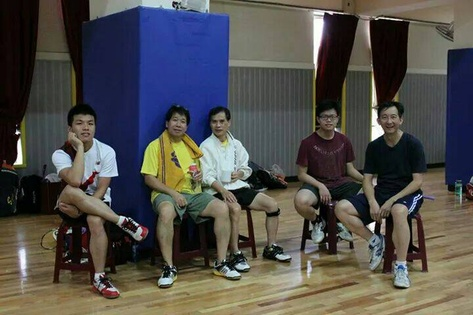
#> input picture src/images_face/teammates.jpg, 473 x 315 px, shrunk from 720 x 480 before the run
$ jupyter execute '12_01_臉部偵測_opencv.ipynb'
#> lines starting #> are read from the running program, lines starting #| are printed output that depends on the picture; after the words box and inside, x2 and y2 are one past the last pixel; in counts of white or black regions, pixels touching at a corner belong together
# 臉部偵測(Face Detection)

## 載入相關套件

[cell 1]
# 載入相關套件
import cv2
from cv2 import CascadeClassifier
from cv2 import rectangle
import matplotlib.pyplot as plt
from cv2 import imread

## 載入級聯分類器(face cascade file)

[cell 2]
# 載入臉部級聯分類器(face cascade file)
face_cascade = './cascade_files/haarcascade_frontalface_alt.xml'
classifier = cv2.CascadeClassifier(face_cascade)

## 載入圖檔

[cell 3]
# 載入圖檔
image_file = "../images_face/teammates.jpg"
image = imread(image_file)
#> image is the input picture: shape (315, 473, 3); mean B, G, R 75, 78.2, 80.2

# OpenCV 預設為 BGR 色系，轉為 RGB 色系
im_rgb = cv2.cvtColor(image, cv2.COLOR_BGR2RGB)

# 顯示圖像
plt.imshow(im_rgb)
plt.axis('off')
plt.show()

## 偵測臉部並顯示圖像

[cell 4]
# 偵測臉部
bboxes = classifier.detectMultiScale(image)
#> bboxes = [[377, 107, 25, 25], [317, 108, 24, 24], [167, 112, 23, 23], [207, 112, 25, 25], [72, 112, 28, 28], [28, 46, 56, 56]]
# 臉部加框
for box in bboxes:
    # 取得框的座標及寬高
    x, y, width, height = box
    x2, y2 = x + width, y + height
    # 加白色框
    rectangle(im_rgb, (x, y), (x2, y2), (255,255,255), 2)
#> this loop made 6 passes
#> (x, y, width, height, x2, y2) on passes 1 to 6: (377, 107, 25, 25, 402, 132), (317, 108, 24, 24, 341, 132), (167, 112, 23, 23, 190, 135), (207, 112, 25, 25, 232, 137), (72, 112, 28, 28, 100, 140), (28, 46, 56, 56, 84, 102)
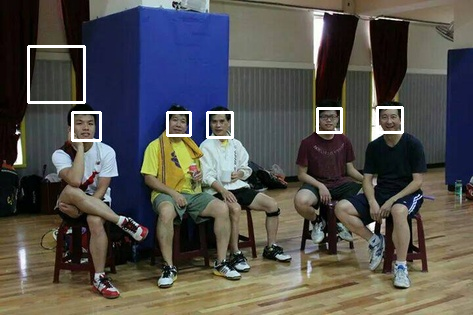
#> im_rgb: shape (315, 473, 3); mean R, G, B 83.1, 81, 77.9

# 顯示圖像
plt.imshow(im_rgb)
plt.axis('off')
plt.show()

## 載入另一圖檔

[cell 5]
# 載入圖檔
image_file = "../images_face/classmates.jpg"
image = imread(image_file)
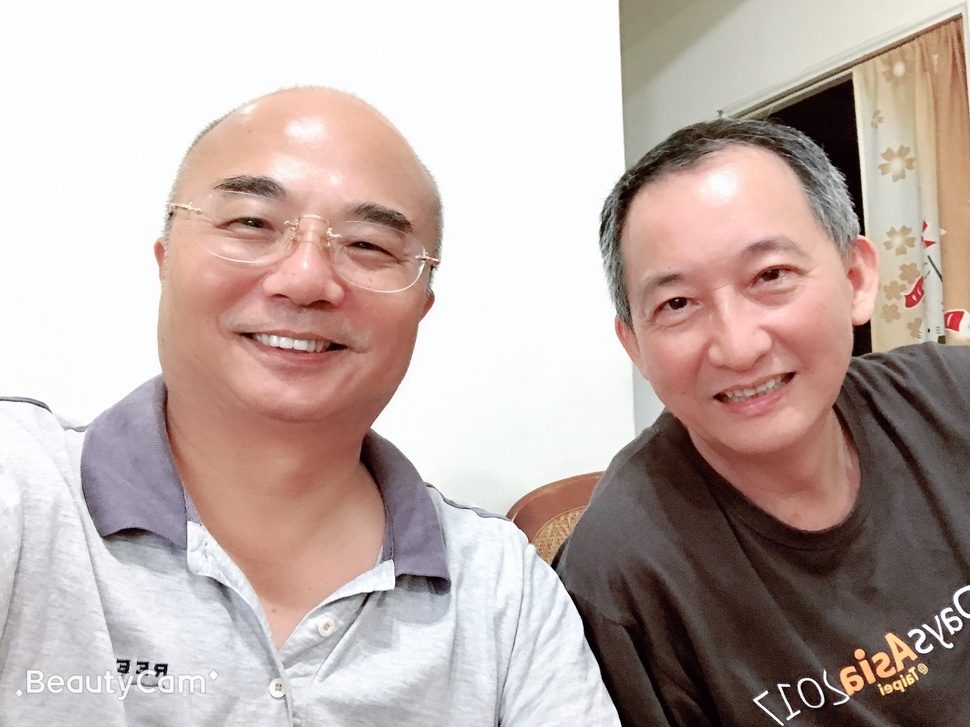
#> input picture src/images_face/classmates.jpg, 970 x 727 px, shrunk from 1478 x 1108 before the run
#> image is the input picture: shape (727, 970, 3); mean B, G, R 169, 174.1, 190.6

# OpenCV 預設為 BGR 色系，轉為 RGB 色系
im_rgb = cv2.cvtColor(image, cv2.COLOR_BGR2RGB)
#> im_rgb: shape (727, 970, 3)

# 顯示圖像
plt.imshow(im_rgb)
plt.axis('off')
plt.show()

## 偵測臉部並顯示圖像

[cell 6]
# 偵測臉部
bboxes = classifier.detectMultiScale(image)
#> bboxes = [[582, 179, 282, 282], [167, 124, 284, 284]]
# 臉部加框
for box in bboxes:
    # 取得框的座標及寬高
    x, y, width, height = box
    x2, y2 = x + width, y + height
    # 加紅色框
    rectangle(im_rgb, (x, y), (x2, y2), (255,0,0), 5)
#> this loop made 2 passes
#> (x, y, width, height, x2, y2) on passes 1 to 2: (582, 179, 282, 282, 864, 461), (167, 124, 284, 284, 451, 408)
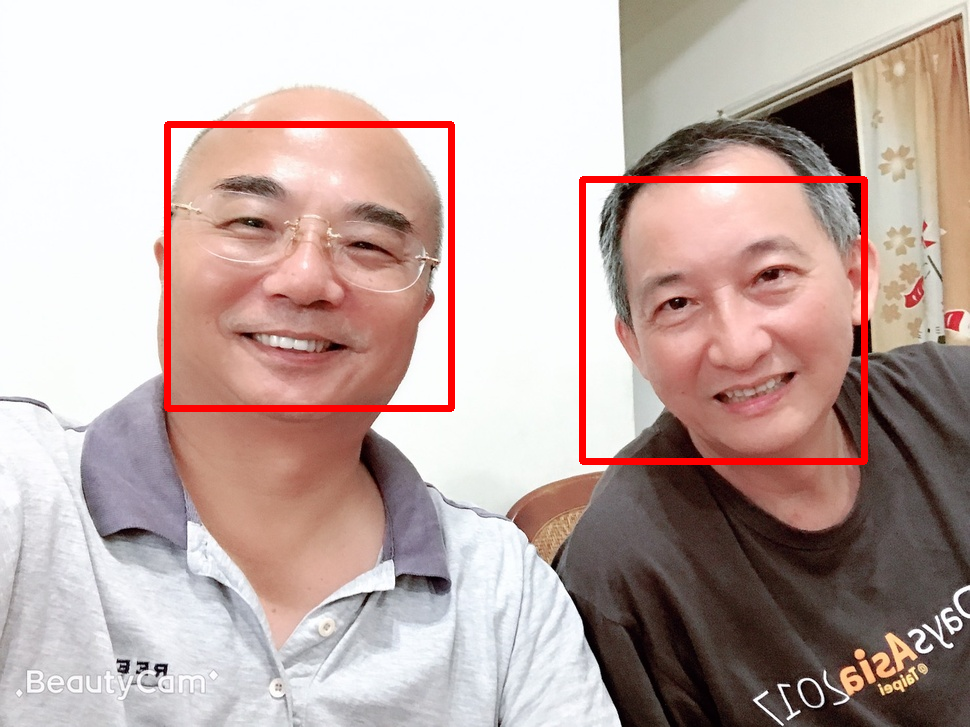
#> im_rgb: shape (727, 970, 3); mean R, G, B 191.9, 170.1, 165.2

# 顯示圖像
plt.imshow(im_rgb)
plt.axis('off')
plt.show()

## 載入眼睛及微笑級聯分類器

[cell 7]
# 載入眼睛級聯分類器(eye cascade file)
eye_cascade = './cascade_files/haarcascade_eye_tree_eyeglasses.xml'
classifier = cv2.CascadeClassifier(eye_cascade)

# 載入微笑級聯分類器(smile cascade file)
smile_cascade = './cascade_files/haarcascade_smile.xml'
smile_classifier = cv2.CascadeClassifier(smile_cascade)

## 偵測臉部並顯示圖像

[cell 8]
# 偵測臉部
bboxes = classifier.detectMultiScale(image)
#> bboxes = [[222, 193, 60, 60], [741, 244, 61, 61], [647, 278, 56, 56]]
# 臉部加框
for box in bboxes:
    # 取得框的座標及寬高
    x, y, width, height = box
    x2, y2 = x + width, y + height
    # 加白色框
    rectangle(im_rgb, (x, y), (x2, y2), (255,0,0), 5)
#> this loop made 3 passes
#> (x, y, width, height, x2, y2) on passes 1 to 3: (222, 193, 60, 60, 282, 253), (741, 244, 61, 61, 802, 305), (647, 278, 56, 56, 703, 334)
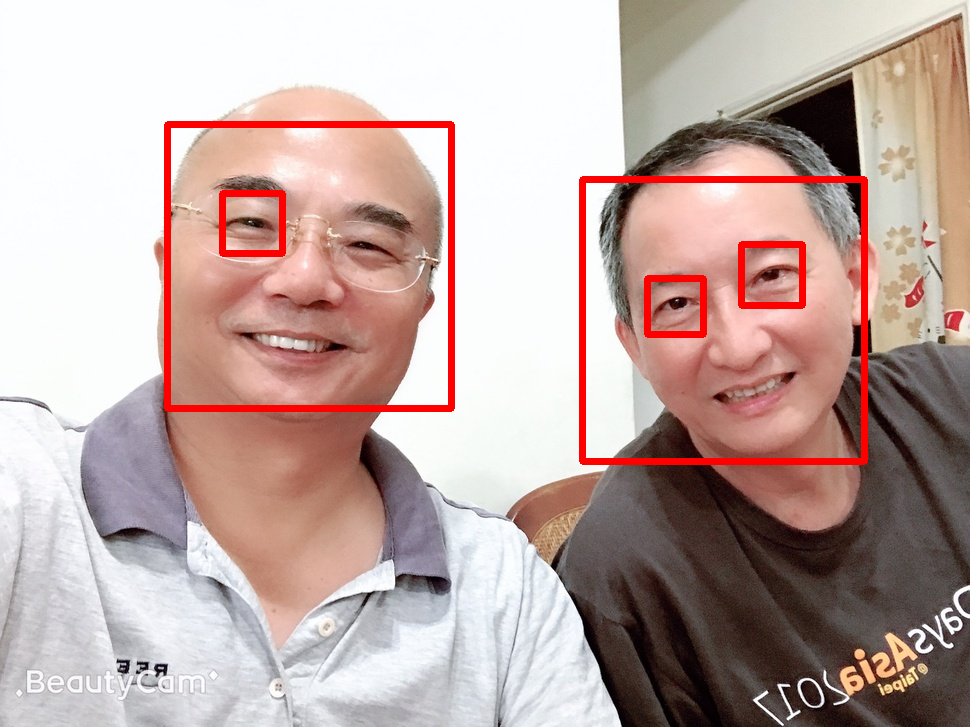
#> im_rgb: shape (727, 970, 3); 0.69% of pixels changed, all inside (x1, y1, x2, y2) = (219, 190, 806, 338)

# 偵測微笑
# scaleFactor=2.5：掃描時每次縮減掃描視窗的尺寸比例。
# minNeighbors=20：每一個被選中的視窗至少要有鄰近且合格的視窗數
bboxes = smile_classifier.detectMultiScale(image, 2.5, 20)
#> bboxes = [[243, 320, 90, 45]]
#微笑加框
for box in bboxes:
    # 取得框的座標及寬高
    x, y, width, height = box
    x2, y2 = x + width, y + height
    # 加白色框
    rectangle(im_rgb, (x, y), (x2, y2), (255,0,0), 5)
#> this loop made 1 pass
#> (x, y, width, height, x2, y2) on pass 1: (243, 320, 90, 45, 333, 365)
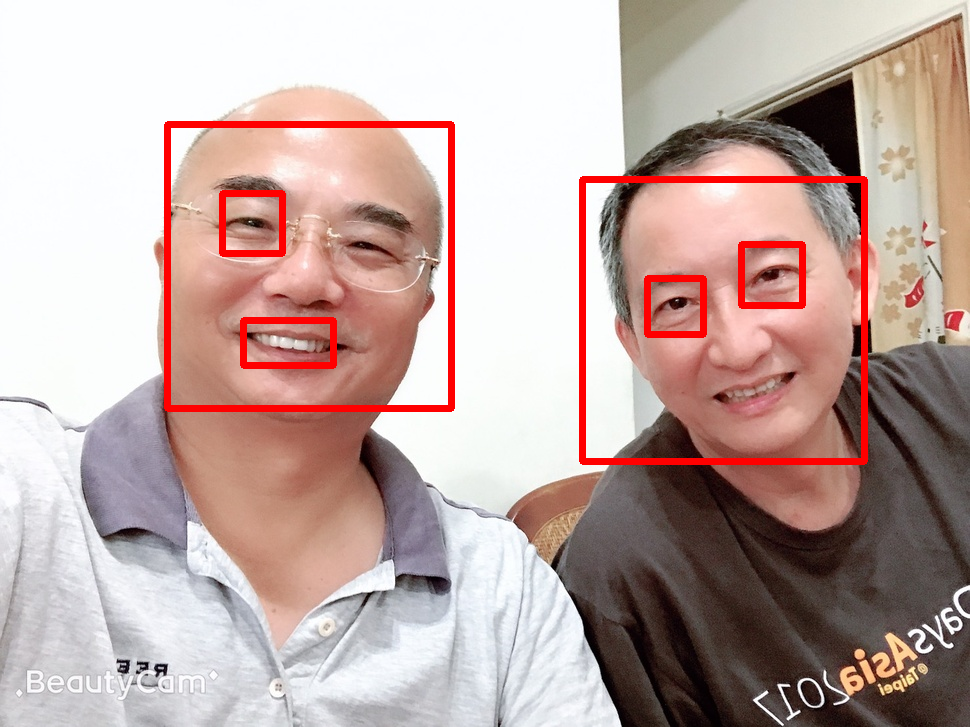
#> im_rgb: shape (727, 970, 3); 0.27% of pixels changed, all inside (x1, y1, x2, y2) = (240, 317, 337, 369)
#     break

# 顯示圖像
plt.imshow(im_rgb)
plt.axis('off')
plt.show()
